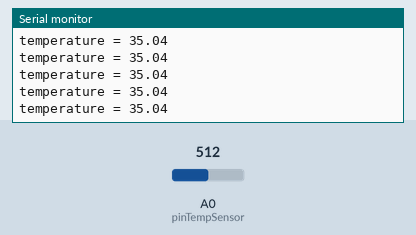
The sketch below on a simulated Arduino Zero (SAMD21). Shown: the last lines printed to the serial monitor. Inputs (shaded band) come from the test bench; at power-on: A0 (pinTempSensor) = 512.

Above: at 1.2 s.
1.3 s: A0 (pinTempSensor) set to 716
At 1.31 s:
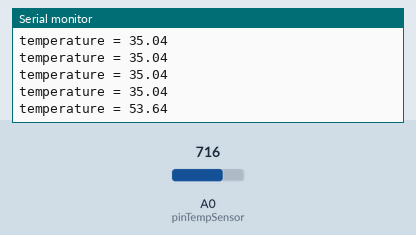
2.8 s: A0 (pinTempSensor) set to 900
At 2.81 s:
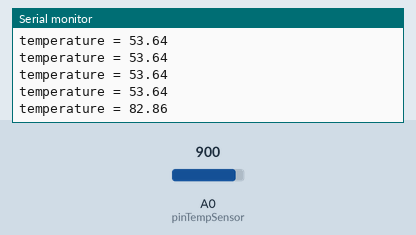
Timing chart, 0 to 5.8 s (numbered marks = the images above; inputs shaded):
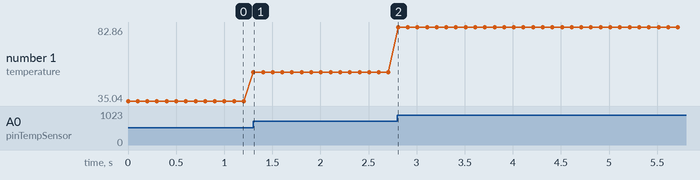

The sketch:

temperature.ino
```cpp
#include <math.h>

const int B = 4290;           	// B value of the thermistor
const int R0 = 100000;        	// R0 = 100k
const int pinTempSensor = A0; 	// Grove - Temperature Sensor connect to A0

#if defined(ARDUINO_ARCH_AVR)
#define debug  Serial
#elif defined(ARDUINO_ARCH_SAMD) ||  defined(ARDUINO_ARCH_SAM)
#define debug  SerialUSB
#else
#define debug  Serial
#endif

void setup()
{
	Serial.begin(9600);
}

void loop()
{
	int a = analogRead(pinTempSensor);

	float R = 1023.0/a-1.0;
	R = R0*R;

	float temperature = (1.0/(log(R/R0)/B+1/298.15)-273.15)+10; // convert to temperature via datasheet

	Serial.print("temperature = ");
	Serial.println(temperature);

	delay(100);
}
```

Measured:
- after the input at 1.3 s, the serial monitor: prints a new line at once (image 1)
- after the input at 2.8 s, the serial monitor: prints a new line at once (image 2)
- plotted number 1: 35.04 → 53.64 after the input at 1.3 s, 53.64 → 82.86 after the input at 2.8 s
